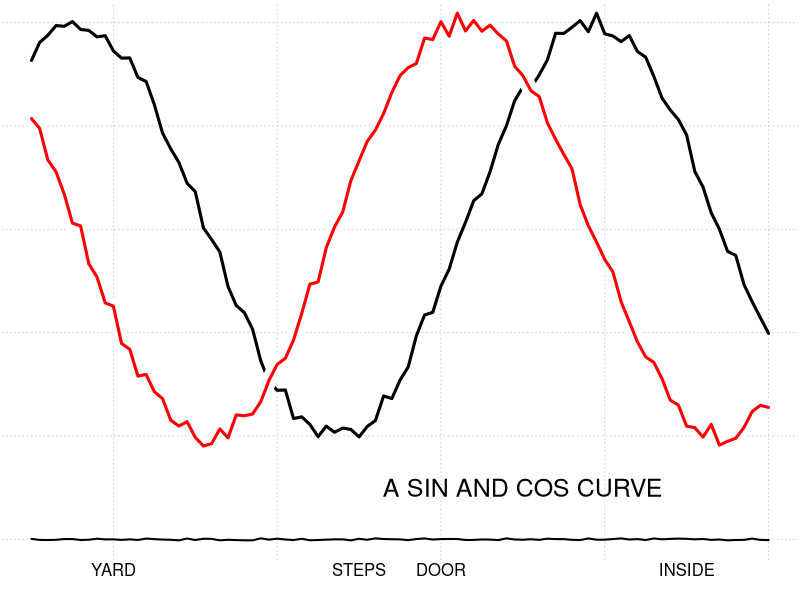

This chart was generated by the following R code:
## ---- chunk 1
library(Cairo)
CairoFonts(
  regular = "Humor Sans:style=Regular",
  bold = "Humor Sans:style=Bold",
  italic = "Humor Sans:style=Italic",
  bolditalic = "Humor Sans:style=Bold Italic,BoldItalic"
)
## ---- chunk 2
# you may need CairoPNG() and dev.off() around this chunk
set.seed(20121108)
x = seq(1, 10, .1); r = function() runif(length(x), -.05, .05)
y1 = sin(x) + r(); y2 = cos(x) + r()
# draw the lines and texts
par(mar = c(2, .1, .1, .1))
plot.new()
plot.window(range(x), c(-1.5, 1))
grid()
matplot(x, cbind(y1, y2, y2), type = 'l', lty = 1,
        col = c('black', 'white', 'red'), lwd = c(3, 15, 3), add = TRUE)
axis(1, c(2, 5, 6, 9), c("YARD", "STEPS", "DOOR", "INSIDE"), lwd = 0, line=-1)
text(7, -1.25, "A SIN AND COS CURVE", cex=1.5)
lines(x, -1.5 + runif(length(x), -.005, .005), xpd = NA, lwd=2)
## ---- chunk 3
print(sessionInfo(), locale = FALSE)
